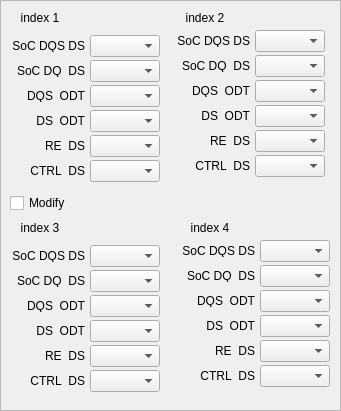
    <widget class="QFrame" name="set_soc_ds_frame_1">
     <property name="geometry">
      <rect>
       <x>10</x>
       <y>60</y>
       <width>341</width>
       <height>411</height>
      </rect>
     </property>
     <property name="frameShape">
      <enum>QFrame::StyledPanel</enum>
     </property>
     <property name="frameShadow">
      <enum>QFrame::Raised</enum>
     </property>
     <widget class="QLabel" name="label_12">
      <property name="geometry">
       <rect>
        <x>5</x>
        <y>40</y>
        <width>80</width>
        <height>12</height>
       </rect>
      </property>
      <property name="text">
       <string>SoC DQS DS</string>
      </property>
      <property name="alignment">
       <set>Qt::AlignRight|Qt::AlignTrailing|Qt::AlignVCenter</set>
      </property>
     </widget>
     <widget class="QLabel" name="label_13">
      <property name="geometry">
       <rect>
        <x>5</x>
        <y>65</y>
        <width>80</width>
        <height>12</height>
       </rect>
      </property>
      <property name="text">
       <string>SoC DQ_DS</string>
      </property>
      <property name="alignment">
       <set>Qt::AlignRight|Qt::AlignTrailing|Qt::AlignVCenter</set>
      </property>
     </widget>
     <widget class="QLabel" name="label_11">
      <property name="geometry">
       <rect>
        <x>0</x>
        <y>10</y>
        <width>80</width>
        <height>16</height>
       </rect>
      </property>
      <property name="text">
       <string>index 1</string>
      </property>
      <property name="alignment">
       <set>Qt::AlignCenter</set>
      </property>
     </widget>
     <widget class="QLabel" name="label_14">
      <property name="geometry">
       <rect>
        <x>5</x>
        <y>140</y>
        <width>80</width>
        <height>12</height>
       </rect>
      </property>
      <property name="text">
       <string>RE_DS</string>
      </property>
      <property name="alignment">
       <set>Qt::AlignRight|Qt::AlignTrailing|Qt::AlignVCenter</set>
      </property>
     </widget>
     <widget class="QLabel" name="label_15">
      <property name="geometry">
       <rect>
        <x>5</x>
        <y>165</y>
        <width>80</width>
        <height>12</height>
       </rect>
      </property>
      <property name="text">
       <string>CTRL_DS</string>
      </property>
      <property name="alignment">
       <set>Qt::AlignRight|Qt::AlignTrailing|Qt::AlignVCenter</set>
      </property>
     </widget>
     <widget class="QLabel" name="label_16">
      <property name="geometry">
       <rect>
        <x>5</x>
        <y>90</y>
        <width>80</width>
        <height>12</height>
       </rect>
      </property>
      <property name="text">
       <string>DQS_ODT</string>
      </property>
      <property name="alignment">
       <set>Qt::AlignRight|Qt::AlignTrailing|Qt::AlignVCenter</set>
      </property>
     </widget>
     <widget class="QLabel" name="label_17">
      <property name="geometry">
       <rect>
        <x>5</x>
        <y>115</y>
        <width>80</width>
        <height>12</height>
       </rect>
      </property>
      <property name="text">
       <string>DS_ODT</string>
      </property>
      <property name="alignment">
       <set>Qt::AlignRight|Qt::AlignTrailing|Qt::AlignVCenter</set>
      </property>
     </widget>
     <widget class="QComboBox" name="set_soc_ds_dqs_1">
      <property name="enabled">
       <bool>true</bool>
      </property>
      <property name="geometry">
       <rect>
        <x>90</x>
        <y>35</y>
        <width>70</width>
        <height>22</height>
       </rect>
      </property>
      <property name="editable">
       <bool>false</bool>
      </property>
      <property name="currentText">
       <string/>
      </property>
     </widget>
     <widget class="QComboBox" name="set_soc_ds_dq_1">
      <property name="enabled">
       <bool>true</bool>
      </property>
      <property name="geometry">
       <rect>
        <x>90</x>
        <y>60</y>
        <width>70</width>
        <height>22</height>
       </rect>
      </property>
      <property name="editable">
       <bool>false</bool>
      </property>
      <property name="currentText">
       <string/>
      </property>
     </widget>
     <widget class="QComboBox" name="set_soc_odt_dqs_1">
      <property name="enabled">
       <bool>true</bool>
      </property>
      <property name="geometry">
       <rect>
        <x>90</x>
        <y>85</y>
        <width>70</width>
        <height>22</height>
       </rect>
      </property>
      <property name="editable">
       <bool>false</bool>
      </property>
      <property name="currentText">
       <string/>
      </property>
     </widget>
     <widget class="QComboBox" name="set_soc_odt_dq_1">
      <property name="enabled">
       <bool>true</bool>
      </property>
      <property name="geometry">
       <rect>
        <x>90</x>
        <y>110</y>
        <width>70</width>
        <height>22</height>
       </rect>
      </property>
      <property name="editable">
       <bool>false</bool>
      </property>
      <property name="currentText">
       <string/>
      </property>
     </widget>
     <widget class="QComboBox" name="set_soc_ds_re_1">
      <property name="enabled">
       <bool>true</bool>
      </property>
      <property name="geometry">
       <rect>
        <x>90</x>
        <y>135</y>
        <width>70</width>
        <height>22</height>
       </rect>
      </property>
      <property name="editable">
       <bool>false</bool>
      </property>
      <property name="currentText">
       <string/>
      </property>
     </widget>
     <widget class="QComboBox" name="set_soc_ds_ctrl_1">
      <property name="enabled">
       <bool>true</bool>
      </property>
      <property name="geometry">
       <rect>
        <x>90</x>
        <y>160</y>
        <width>70</width>
        <height>22</height>
       </rect>
      </property>
      <property name="editable">
       <bool>false</bool>
      </property>
      <property name="currentText">
       <string/>
      </property>
     </widget>
     <widget class="QComboBox" name="set_soc_ds_dqs_2">
      <property name="enabled">
       <bool>true</bool>
      </property>
      <property name="geometry">
       <rect>
        <x>255</x>
        <y>30</y>
        <width>70</width>
        <height>22</height>
       </rect>
      </property>
      <property name="editable">
       <bool>false</bool>
      </property>
      <property name="currentText">
       <string/>
      </property>
     </widget>
     <widget class="QComboBox" name="set_soc_ds_dq_2">
      <property name="enabled">
       <bool>true</bool>
      </property>
      <property name="geometry">
       <rect>
        <x>255</x>
        <y>55</y>
        <width>70</width>
        <height>22</height>
       </rect>
      </property>
      <property name="editable">
       <bool>false</bool>
      </property>
      <property name="currentText">
       <string/>
      </property>
     </widget>
     <widget class="QLabel" name="label_31">
      <property name="geometry">
       <rect>
        <x>170</x>
        <y>35</y>
        <width>80</width>
        <height>12</height>
       </rect>
      </property>
      <property name="text">
       <string>SoC DQS DS</string>
      </property>
      <property name="alignment">
       <set>Qt::AlignRight|Qt::AlignTrailing|Qt::AlignVCenter</set>
      </property>
     </widget>
     <widget class="QComboBox" name="set_soc_ds_ctrl_2">
      <property name="enabled">
       <bool>true</bool>
      </property>
      <property name="geometry">
       <rect>
        <x>255</x>
        <y>155</y>
        <width>70</width>
        <height>22</height>
       </rect>
      </property>
      <property name="editable">
       <bool>false</bool>
      </property>
      <property name="currentText">
       <string/>
      </property>
     </widget>
     <widget class="QLabel" name="label_36">
      <property name="geometry">
       <rect>
        <x>170</x>
        <y>85</y>
        <width>80</width>
        <height>12</height>
       </rect>
      </property>
      <property name="text">
       <string>DQS_ODT</string>
      </property>
      <property name="alignment">
       <set>Qt::AlignRight|Qt::AlignTrailing|Qt::AlignVCenter</set>
      </property>
     </widget>
     <widget class="QLabel" name="label_35">
      <property name="geometry">
       <rect>
        <x>170</x>
        <y>160</y>
        <width>80</width>
        <height>12</height>
       </rect>
      </property>
      <property name="text">
       <string>CTRL_DS</string>
      </property>
      <property name="alignment">
       <set>Qt::AlignRight|Qt::AlignTrailing|Qt::AlignVCenter</set>
      </property>
     </widget>
     <widget class="QComboBox" name="set_soc_odt_dq_2">
      <property name="enabled">
       <bool>true</bool>
      </property>
      <property name="geometry">
       <rect>
        <x>255</x>
        <y>105</y>
        <width>70</width>
        <height>22</height>
       </rect>
      </property>
      <property name="editable">
       <bool>false</bool>
      </property>
      <property name="currentText">
       <string/>
      </property>
     </widget>
     <widget class="QLabel" name="label_32">
      <property name="geometry">
       <rect>
        <x>170</x>
        <y>60</y>
        <width>80</width>
        <height>12</height>
       </rect>
      </property>
      <property name="text">
       <string>SoC DQ_DS</string>
      </property>
      <property name="alignment">
       <set>Qt::AlignRight|Qt::AlignTrailing|Qt::AlignVCenter</set>
      </property>
     </widget>
     <widget class="QLabel" name="label_33">
      <property name="geometry">
       <rect>
        <x>165</x>
        <y>10</y>
        <width>80</width>
        <height>16</height>
       </rect>
      </property>
      <property name="text">
       <string>index 2</string>
      </property>
      <property name="alignment">
       <set>Qt::AlignCenter</set>
      </property>
     </widget>
     <widget class="QLabel" name="label_34">
      <property name="geometry">
       <rect>
        <x>170</x>
        <y>135</y>
        <width>80</width>
        <height>12</height>
       </rect>
      </property>
      <property name="text">
       <string>RE_DS</string>
      </property>
      <property name="alignment">
       <set>Qt::AlignRight|Qt::AlignTrailing|Qt::AlignVCenter</set>
      </property>
     </widget>
     <widget class="QComboBox" name="set_soc_ds_re_2">
      <property name="enabled">
       <bool>true</bool>
      </property>
      <property name="geometry">
       <rect>
        <x>255</x>
        <y>130</y>
        <width>70</width>
        <height>22</height>
       </rect>
      </property>
      <property name="editable">
       <bool>false</bool>
      </property>
      <property name="currentText">
       <string/>
      </property>
     </widget>
     <widget class="QComboBox" name="set_soc_odt_dqs_2">
      <property name="enabled">
       <bool>true</bool>
      </property>
      <property name="geometry">
       <rect>
        <x>255</x>
        <y>80</y>
        <width>70</width>
        <height>22</height>
       </rect>
      </property>
      <property name="editable">
       <bool>false</bool>
      </property>
      <property name="currentText">
       <string/>
      </property>
     </widget>
     <widget class="QLabel" name="label_37">
      <property name="geometry">
       <rect>
        <x>170</x>
        <y>110</y>
        <width>80</width>
        <height>12</height>
       </rect>
      </property>
      <property name="text">
       <string>DS_ODT</string>
      </property>
      <property name="alignment">
       <set>Qt::AlignRight|Qt::AlignTrailing|Qt::AlignVCenter</set>
      </property>
     </widget>
     <widget class="QComboBox" name="set_soc_ds_re_3">
      <property name="enabled">
       <bool>true</bool>
      </property>
      <property name="geometry">
       <rect>
        <x>90</x>
        <y>345</y>
        <width>70</width>
        <height>22</height>
       </rect>
      </property>
      <property name="editable">
       <bool>false</bool>
      </property>
      <property name="currentText">
       <string/>
      </property>
     </widget>
     <widget class="QLabel" name="label_42">
      <property name="geometry">
       <rect>
        <x>5</x>
        <y>275</y>
        <width>80</width>
        <height>12</height>
       </rect>
      </property>
      <property name="text">
       <string>SoC DQ_DS</string>
      </property>
      <property name="alignment">
       <set>Qt::AlignRight|Qt::AlignTrailing|Qt::AlignVCenter</set>
      </property>
     </widget>
     <widget class="QLabel" name="label_45">
      <property name="geometry">
       <rect>
        <x>5</x>
        <y>375</y>
        <width>80</width>
        <height>12</height>
       </rect>
      </property>
      <property name="text">
       <string>CTRL_DS</string>
      </property>
      <property name="alignment">
       <set>Qt::AlignRight|Qt::AlignTrailing|Qt::AlignVCenter</set>
      </property>
     </widget>
     <widget class="QComboBox" name="set_soc_ds_dq_3">
      <property name="enabled">
       <bool>true</bool>
      </property>
      <property name="geometry">
       <rect>
        <x>90</x>
        <y>270</y>
        <width>70</width>
        <height>22</height>
       </rect>
      </property>
      <property name="editable">
       <bool>false</bool>
      </property>
      <property name="currentText">
       <string/>
      </property>
     </widget>
     <widget class="QLabel" name="label_46">
      <property name="geometry">
       <rect>
        <x>5</x>
        <y>300</y>
        <width>80</width>
        <height>12</height>
       </rect>
      </property>
      <property name="text">
       <string>DQS_ODT</string>
      </property>
      <property name="alignment">
       <set>Qt::AlignRight|Qt::AlignTrailing|Qt::AlignVCenter</set>
      </property>
     </widget>
     <widget class="QComboBox" name="set_soc_odt_dq_3">
      <property name="enabled">
       <bool>true</bool>
      </property>
      <property name="geometry">
       <rect>
        <x>90</x>
        <y>320</y>
        <width>70</width>
        <height>22</height>
       </rect>
      </property>
      <property name="editable">
       <bool>false</bool>
      </property>
      <property name="currentText">
       <string/>
      </property>
     </widget>
     <widget class="QComboBox" name="set_soc_odt_dqs_3">
      <property name="enabled">
       <bool>true</bool>
      </property>
      <property name="geometry">
       <rect>
        <x>90</x>
        <y>295</y>
        <width>70</width>
        <height>22</height>
       </rect>
      </property>
      <property name="editable">
       <bool>false</bool>
      </property>
      <property name="currentText">
       <string/>
      </property>
     </widget>
     <widget class="QLabel" name="label_41">
      <property name="geometry">
       <rect>
        <x>5</x>
        <y>250</y>
        <width>80</width>
        <height>12</height>
       </rect>
      </property>
      <property name="text">
       <string>SoC DQS DS</string>
      </property>
      <property name="alignment">
       <set>Qt::AlignRight|Qt::AlignTrailing|Qt::AlignVCenter</set>
      </property>
     </widget>
     <widget class="QLabel" name="label_47">
      <property name="geometry">
       <rect>
        <x>5</x>
        <y>325</y>
        <width>80</width>
        <height>12</height>
       </rect>
      </property>
      <property name="text">
       <string>DS_ODT</string>
      </property>
      <property name="alignment">
       <set>Qt::AlignRight|Qt::AlignTrailing|Qt::AlignVCenter</set>
      </property>
     </widget>
     <widget class="QLabel" name="label_44">
      <property name="geometry">
       <rect>
        <x>5</x>
        <y>350</y>
        <width>80</width>
        <height>12</height>
       </rect>
      </property>
      <property name="text">
       <string>RE_DS</string>
      </property>
      <property name="alignment">
       <set>Qt::AlignRight|Qt::AlignTrailing|Qt::AlignVCenter</set>
      </property>
     </widget>
     <widget class="QComboBox" name="set_soc_ds_dqs_3">
      <property name="enabled">
       <bool>true</bool>
      </property>
      <property name="geometry">
       <rect>
        <x>90</x>
        <y>245</y>
        <width>70</width>
        <height>22</height>
       </rect>
      </property>
      <property name="editable">
       <bool>false</bool>
      </property>
      <property name="currentText">
       <string/>
      </property>
     </widget>
     <widget class="QLabel" name="label_43">
      <property name="geometry">
       <rect>
        <x>0</x>
        <y>220</y>
        <width>80</width>
        <height>16</height>
       </rect>
      </property>
      <property name="text">
       <string>index 3</string>
      </property>
      <property name="alignment">
       <set>Qt::AlignCenter</set>
      </property>
     </widget>
     <widget class="QComboBox" name="set_soc_ds_ctrl_3">
      <property name="enabled">
       <bool>true</bool>
      </property>
      <property name="geometry">
       <rect>
        <x>90</x>
        <y>370</y>
        <width>70</width>
        <height>22</height>
       </rect>
      </property>
      <property name="editable">
       <bool>false</bool>
      </property>
      <property name="currentText">
       <string/>
      </property>
     </widget>
     <widget class="QLabel" name="label_52">
      <property name="geometry">
       <rect>
        <x>175</x>
        <y>270</y>
        <width>80</width>
        <height>12</height>
       </rect>
      </property>
      <property name="text">
       <string>SoC DQ_DS</string>
      </property>
      <property name="alignment">
       <set>Qt::AlignRight|Qt::AlignTrailing|Qt::AlignVCenter</set>
      </property>
     </widget>
     <widget class="QLabel" name="label_54">
      <property name="geometry">
       <rect>
        <x>175</x>
        <y>345</y>
        <width>80</width>
        <height>12</height>
       </rect>
      </property>
      <property name="text">
       <string>RE_DS</string>
      </property>
      <property name="alignment">
       <set>Qt::AlignRight|Qt::AlignTrailing|Qt::AlignVCenter</set>
      </property>
     </widget>
     <widget class="QLabel" name="label_51">
      <property name="geometry">
       <rect>
        <x>175</x>
        <y>245</y>
        <width>80</width>
        <height>12</height>
       </rect>
      </property>
      <property name="text">
       <string>SoC DQS DS</string>
      </property>
      <property name="alignment">
       <set>Qt::AlignRight|Qt::AlignTrailing|Qt::AlignVCenter</set>
      </property>
     </widget>
     <widget class="QLabel" name="label_55">
      <property name="geometry">
       <rect>
        <x>175</x>
        <y>370</y>
        <width>80</width>
        <height>12</height>
       </rect>
      </property>
      <property name="text">
       <string>CTRL_DS</string>
      </property>
      <property name="alignment">
       <set>Qt::AlignRight|Qt::AlignTrailing|Qt::AlignVCenter</set>
      </property>
     </widget>
     <widget class="QComboBox" name="set_soc_odt_dqs_4">
      <property name="enabled">
       <bool>true</bool>
      </property>
      <property name="geometry">
       <rect>
        <x>260</x>
        <y>290</y>
        <width>70</width>
        <height>22</height>
       </rect>
      </property>
      <property name="editable">
       <bool>false</bool>
      </property>
      <property name="currentText">
       <string/>
      </property>
     </widget>
     <widget class="QLabel" name="label_56">
      <property name="geometry">
       <rect>
        <x>175</x>
        <y>295</y>
        <width>80</width>
        <height>12</height>
       </rect>
      </property>
      <property name="text">
       <string>DQS_ODT</string>
      </property>
      <property name="alignment">
       <set>Qt::AlignRight|Qt::AlignTrailing|Qt::AlignVCenter</set>
      </property>
     </widget>
     <widget class="QLabel" name="label_57">
      <property name="geometry">
       <rect>
        <x>175</x>
        <y>320</y>
        <width>80</width>
        <height>12</height>
       </rect>
      </property>
      <property name="text">
       <string>DS_ODT</string>
      </property>
      <property name="alignment">
       <set>Qt::AlignRight|Qt::AlignTrailing|Qt::AlignVCenter</set>
      </property>
     </widget>
     <widget class="QComboBox" name="set_soc_ds_dq_4">
      <property name="enabled">
       <bool>true</bool>
      </property>
      <property name="geometry">
       <rect>
        <x>260</x>
        <y>265</y>
        <width>70</width>
        <height>22</height>
       </rect>
      </property>
      <property name="editable">
       <bool>false</bool>
      </property>
      <property name="currentText">
       <string/>
      </property>
     </widget>
     <widget class="QComboBox" name="set_soc_ds_ctrl_4">
      <property name="enabled">
       <bool>true</bool>
      </property>
      <property name="geometry">
       <rect>
        <x>260</x>
        <y>365</y>
        <width>70</width>
        <height>22</height>
       </rect>
      </property>
      <property name="editable">
       <bool>false</bool>
      </property>
      <property name="currentText">
       <string/>
      </property>
     </widget>
     <widget class="QLabel" name="label_53">
      <property name="geometry">
       <rect>
        <x>170</x>
        <y>220</y>
        <width>80</width>
        <height>16</height>
       </rect>
      </property>
      <property name="text">
       <string>index 4</string>
      </property>
      <property name="alignment">
       <set>Qt::AlignCenter</set>
      </property>
     </widget>
     <widget class="QComboBox" name="set_soc_odt_dq_4">
      <property name="enabled">
       <bool>true</bool>
      </property>
      <property name="geometry">
       <rect>
        <x>260</x>
        <y>315</y>
        <width>70</width>
        <height>22</height>
       </rect>
      </property>
      <property name="editable">
       <bool>false</bool>
      </property>
      <property name="currentText">
       <string/>
      </property>
     </widget>
     <widget class="QComboBox" name="set_soc_ds_dqs_4">
      <property name="enabled">
       <bool>true</bool>
      </property>
      <property name="geometry">
       <rect>
        <x>260</x>
        <y>240</y>
        <width>70</width>
        <height>22</height>
       </rect>
      </property>
      <property name="editable">
       <bool>false</bool>
      </property>
      <property name="currentText">
       <string/>
      </property>
     </widget>
     <widget class="QComboBox" name="set_soc_ds_re_4">
      <property name="enabled">
       <bool>true</bool>
      </property>
      <property name="geometry">
       <rect>
        <x>260</x>
        <y>340</y>
        <width>70</width>
        <height>22</height>
       </rect>
      </property>
      <property name="editable">
       <bool>false</bool>
      </property>
      <property name="currentText">
       <string/>
      </property>
     </widget>
     <widget class="QCheckBox" name="checkBox">
      <property name="geometry">
       <rect>
        <x>10</x>
        <y>195</y>
        <width>81</width>
        <height>16</height>
       </rect>
      </property>
      <property name="text">
       <string>Modify</string>
      </property>
     </widget>
    </widget>
